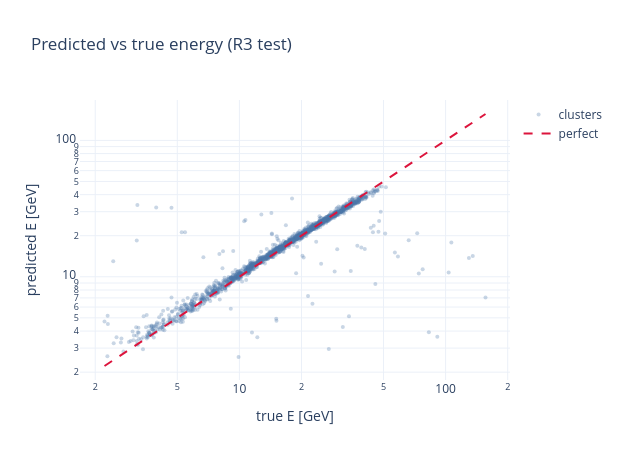

The notebook cell this image was saved under:
### Markdown cell above
Three interactive Plotly views of the trained model on the held-out test set: predicted vs true energy (hug the diagonal), the residual distribution (narrow, centred on zero), and resolution vs energy (the calorimeter a/sqrt(E) curve). Hover for values.

### Code cell
import plotly.graph_objects as go
from plotly.subplots import make_subplots

Epred = np.exp(a * pt + b)
Etrue = Et[rte]
resid = (Epred - Etrue) / Etrue

def sig_eff(x):
    xs = np.sort(x); n = len(xs); k = max(1, int(np.ceil(0.683 * n)))
    w = xs[k - 1:] - xs[:n - k + 1]
    return float(w.min() / 2)

lim = [float(Etrue.min()), float(Etrue.max())]
fig = go.Figure()
fig.add_trace(go.Scatter(x=Etrue, y=Epred, mode="markers",
                         marker=dict(size=4, opacity=0.3, color="#4c78a8"), name="clusters"))
fig.add_trace(go.Scatter(x=lim, y=lim, mode="lines", line=dict(color="crimson", dash="dash"), name="perfect"))
fig.update_layout(title="Predicted vs true energy (R3 test)", xaxis_title="true E [GeV]",
                  yaxis_title="predicted E [GeV]", xaxis_type="log", yaxis_type="log",
                  template="plotly_white", height=460, width=620)
fig

### Figure 1 — Plotly figure (JSON) as saved in the notebook; plotly's stock layout.template omitted (floating-point values rounded to 4 significant figures; data arrays with more than 128 entries replaced by an {"elided": "..."} marker saying what was removed)
{"data": [{"marker": {"color": "#4c78a8", "opacity": 0.3, "size": 4}, "mode": "markers", "name": "clusters", "type": "scatter", "x": {"elided": "1604 float values"}, "y": {"elided": "1604 float values"}}, {"line": {"color": "crimson", "dash": "dash"}, "mode": "lines", "name": "perfect", "type": "scatter", "x": [2.218, 156.1], "y": [2.218, 156.1]}], "layout": {"height": 460, "title": {"text": "Predicted vs true energy (R3 test)"}, "width": 620, "xaxis": {"title": {"text": "true E [GeV]"}, "type": "log"}, "yaxis": {"title": {"text": "predicted E [GeV]"}, "type": "log"}}}
